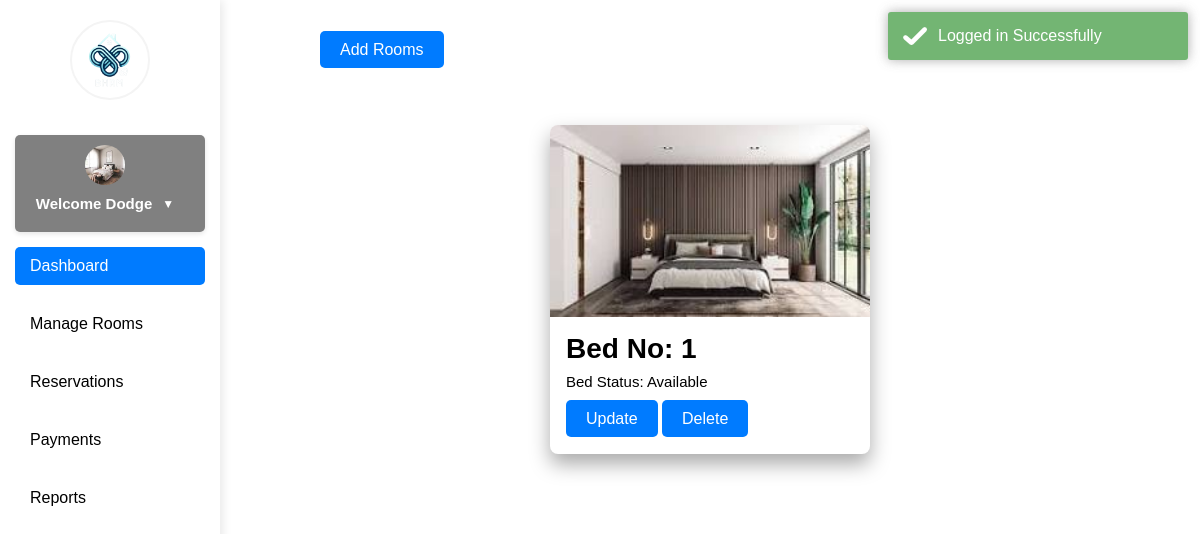
Before: /managebeds.php?roomno=2 (signed in) with the older database file.
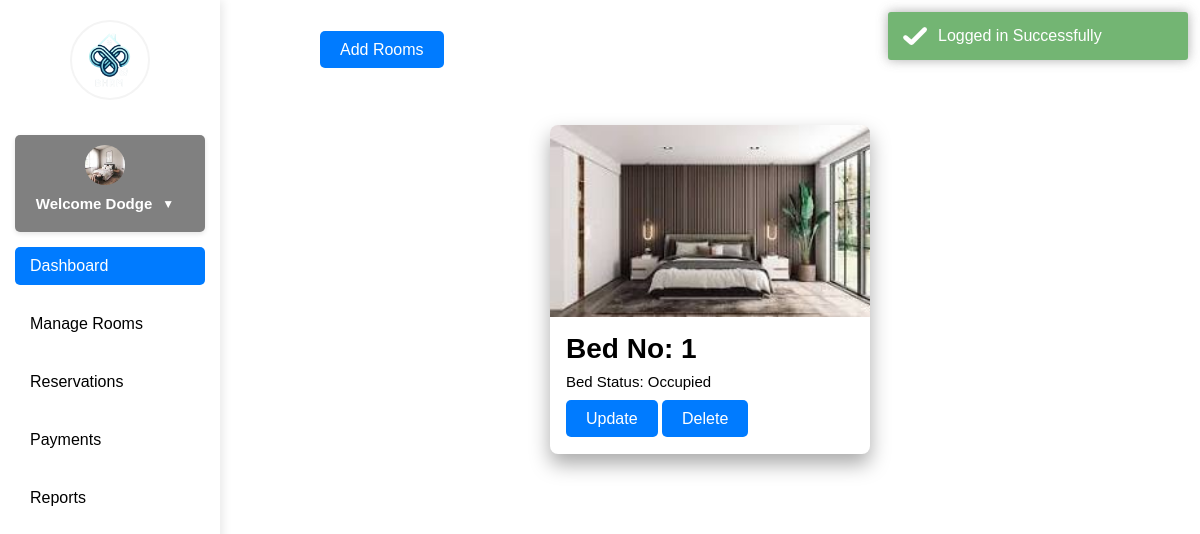
After: the same page with the newer database file.
### tables this page shows
CREATE TABLE `beds` (
  `id` int(255) NOT NULL,
  `roomno` int(255) NOT NULL,
  `bed_img` varchar(255) NOT NULL,
  `bed_no` int(255) NOT NULL,
  `bed_stat` varchar(255) NOT NULL,
  `bed_price` int(255) NOT NULL,
  `hname` varchar(255) NOT NULL,
  `owner` varchar(255) NOT NULL
);

### managebeds.php (the view, shortened to what this page needs)
<?php
require 'php/connection.php';
if(!empty($_SESSION["uname"]) && $_SESSION["role"] == 'landlord'){
    echo "
    <script src='jquery.min.js'></script>
    <link rel='stylesheet' href='toastr.min.css'/>
    <script src='toastr.min.js'></script>
    <script>
        $(document).ready(function() {
            // Check if the login message should be displayed
            " . (isset($_SESSION['login_message_displayed']) ? "toastr.success('Logged in Successfully');" : "") . "
        });
    </script>
    ";
}else{
    header('location: index.php');
}
?>
<!DOCTYPE html>
<html lang="en">
<head>
</head>
<body>
    <?php include 'navigationbar.php'; ?>
    <div class="section2">
        <div class="button">
            <a href='php/bedfunction.php' class='btn'>Add Rooms</a>
        </div>
    </div>
    <div class="section3">
        <?php
            $hname = $_SESSION['hname'];
            $roomno = $_GET['roomno'];
            $query = "SELECT * FROM beds WHERE hname = '$hname' and roomno = '$roomno' order by roomno ";
            $result = mysqli_query($conn, $query);
            if ($result && mysqli_num_rows($result) > 0) {
                while ($fetch = mysqli_fetch_assoc($result)) {
                    $id = $fetch['id'];
        ?>
            <div class="card">
                <img src="<?php echo $fetch['bed_img']?>" width="20%" class="card-img-top" alt="Room Image">
                <div class="card-content">
                    <h5>Bed No: <?php echo $fetch['bed_no']?></h5>
                    <p>Bed Status: <?php echo $fetch['bed_stat']?></p>
                    <div class="room-btn">
                        <a href='php/bedfunction.php?bupdate=<?php echo $id;?>' class='btn btn-warning'>Update</a>
                        <a href='php/bedfunction.php?bdelete=<?php echo $id;?>' class='btn btn-danger'>Delete</a>
                    </div>
                </div>
            </div>
        <?php } } ?>
    </div>
</body>
</html>

Changed rows visible on the page:
changed beds: bed_stat "Available" → "Occupied"
